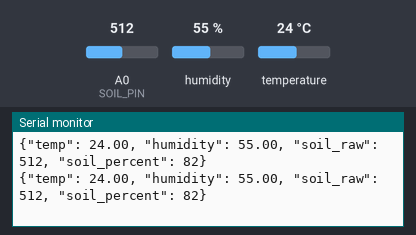
Simulated run of this sketch. Board: Arduino Uno, built with avr-gcc and run on an emulated ATmega328P. Parts: the last lines printed to the serial monitor. The test bench sets the inputs (shaded band); at power-on: humidity 55 %, A0 (SOIL_PIN) = 512, temperature 24 °C.

Above: at 4.8 s.
4.9 s: humidity set to 22 %
At 7.4 s:
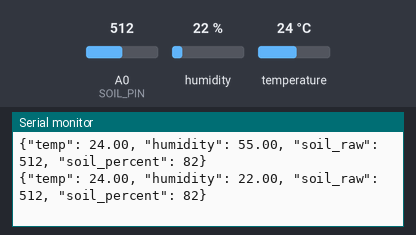
7.9 s: A0 (SOIL_PIN) set to 716
At 8.9 s:
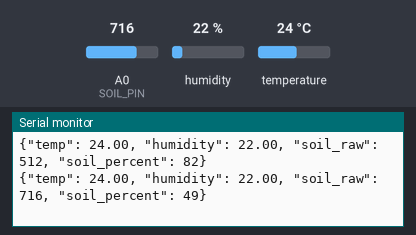
10.9 s: temperature set to 12 °C
At 13.0 s:
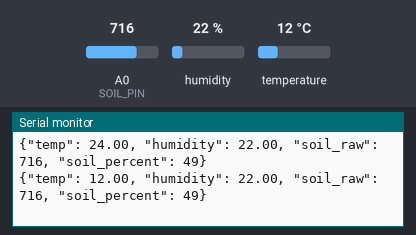
13.9 s: A0 (SOIL_PIN) set to 1023
At 15.7 s:
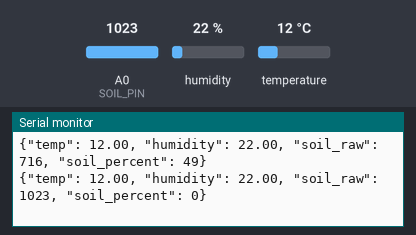
20.3 s: humidity set to 40 %
At 21.4 s:
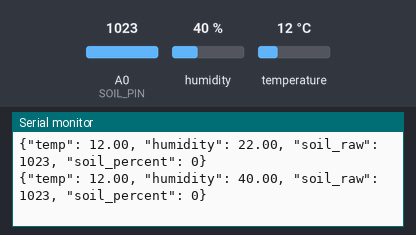
Timing chart, 0 to 23.3 s (numbered marks = the images above; inputs shaded):
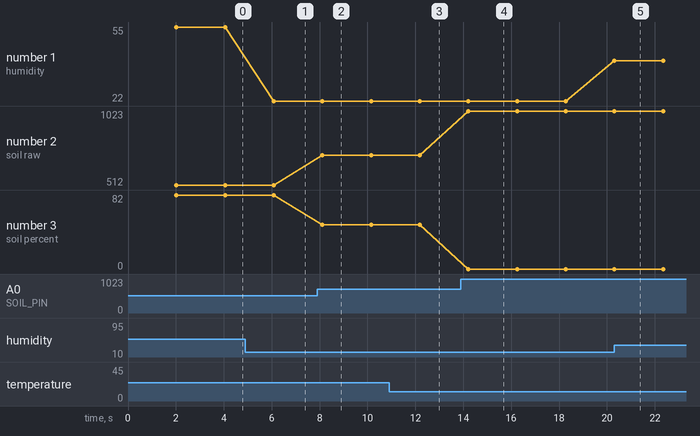

Measured:
- after the input at 4.9 s, the serial monitor: prints a new line after 1.2 s (image 1)
- after the input at 7.9 s, the serial monitor: prints a new line after 0.22 s (image 2)
- after the input at 10.9 s, the serial monitor: prints a new line after 1.3 s (image 3)
- after the input at 13.9 s, the serial monitor: prints a new line after 0.31 s (image 4)
- after the input at 20.3 s, the serial monitor: prints a new line at once (image 5)
- plotted number 1: 55 → 22 after the input at 4.9 s, 22 → 40 after the input at 20.3 s
- plotted number 2: 512 → 716 after the input at 7.9 s, 716 → 1023 after the input at 13.9 s
- plotted number 3: 82 → 49 after the input at 7.9 s, 49 → 0 after the input at 13.9 s

The sketch:

arduino_dht11_test.ino
```cpp
#include <DHT.h>

// PIN CONFIGURATION
#define DHTPIN 2     // Digital pin connected to the DHT sensor
#define DHTTYPE DHT11   // DHT 11
#define SOIL_PIN A0  // Analog pin for Soil Moisture

DHT dht(DHTPIN, DHTTYPE);

void setup() {
  Serial.begin(9600);
  dht.begin();
  pinMode(SOIL_PIN, INPUT);
}

void loop() {
  delay(2000);

  // 1. Read DHT11
  float h = dht.readHumidity();
  float t = dht.readTemperature();

  // 2. Read Soil Moisture
  int soilRaw = analogRead(SOIL_PIN);
  // Map 1023 (Dry) to 0% and 400 (Wet) to 100% (Adjust these values based on calibration)
  // Standard Arduino (0-1023).
  // NOTE: Capacitive sensors reading is INVERSE (High Value = Dry, Low Value = Wet) usually.
  // Let's output raw first for calibration, or simple map.
  int soilPercent = map(soilRaw, 1023, 400, 0, 100);
  if (soilPercent < 0) soilPercent = 0;
  if (soilPercent > 100) soilPercent = 100;

  // Check for DHT errors
  if (isnan(h) || isnan(t)) {
    Serial.println(F("{\"error\": \"Failed to read from DHT sensor!\"}"));
    return;
  }

  // Print JSON
  Serial.print("{\"temp\": ");
  Serial.print(t);
  Serial.print(", \"humidity\": ");
  Serial.print(h);
  Serial.print(", \"soil_raw\": ");
  Serial.print(soilRaw);
  Serial.print(", \"soil_percent\": ");
  Serial.print(soilPercent);
  Serial.println("}");
}
```
